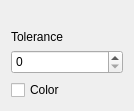
<?xml version="1.0" encoding="UTF-8"?>
<ui version="4.0">
 <class>MagicWandSettingsWidget</class>
 <widget class="QWidget" name="MagicWandSettingsWidget">
  <property name="geometry">
   <rect>
    <x>0</x>
    <y>0</y>
    <width>134</width>
    <height>111</height>
   </rect>
  </property>
  <property name="windowTitle">
   <string>Form</string>
  </property>
  <layout class="QVBoxLayout" name="verticalLayout_2">
   <item>
    <layout class="QVBoxLayout" name="verticalLayout">
     <item>
      <spacer name="verticalSpacer">
       <property name="orientation">
        <enum>Qt::Vertical</enum>
       </property>
       <property name="sizeHint" stdset="0">
        <size>
         <width>20</width>
         <height>40</height>
        </size>
       </property>
      </spacer>
     </item>
     <item>
      <widget class="QLabel" name="label_3">
       <property name="text">
        <string>Tolerance</string>
       </property>
      </widget>
     </item>
     <item>
      <widget class="QSpinBox" name="toleranceSpinBox">
       <property name="minimumSize">
        <size>
         <width>0</width>
         <height>24</height>
        </size>
       </property>
       <property name="maximum">
        <number>100</number>
       </property>
       <property name="value">
        <number>0</number>
       </property>
      </widget>
     </item>
     <item>
      <layout class="QVBoxLayout" name="verticalLayout_3">
       <property name="spacing">
        <number>0</number>
       </property>
       <item>
        <layout class="QVBoxLayout" name="verticalLayout_4">
         <property name="spacing">
          <number>0</number>
         </property>
        </layout>
       </item>
      </layout>
     </item>
     <item>
      <widget class="QCheckBox" name="colorCheckBox">
       <property name="text">
        <string>Color</string>
       </property>
      </widget>
     </item>
    </layout>
   </item>
  </layout>
 </widget>
 <resources/>
 <connections/>
</ui>
